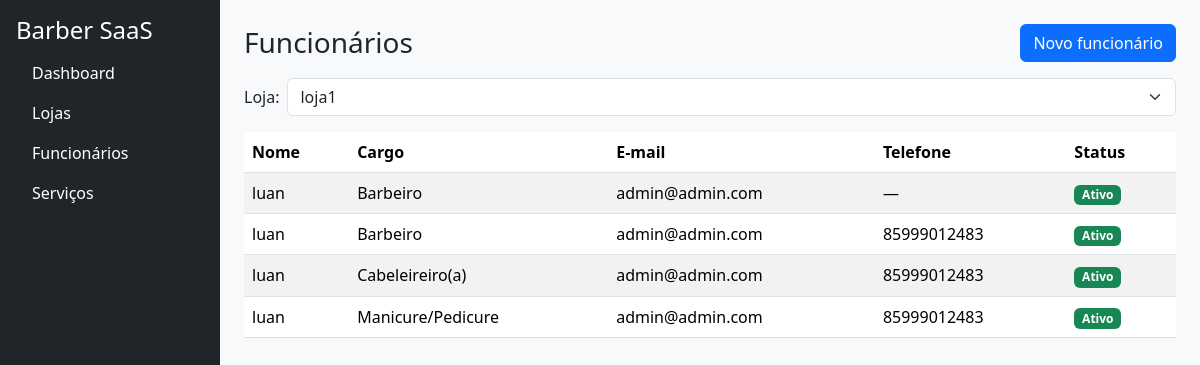
Before: /cadastro/funcionarios/ (signed in) with the older database file.
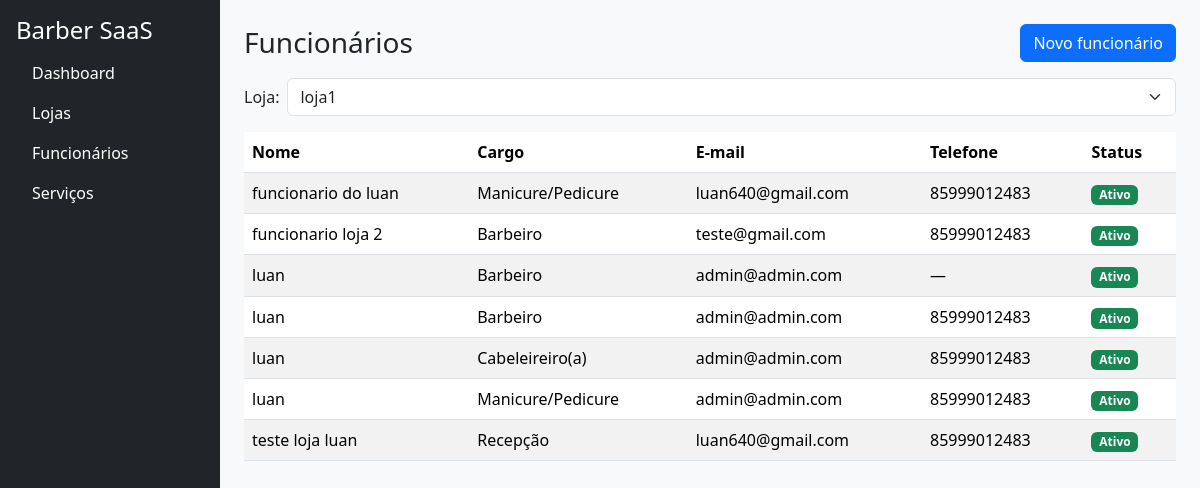
After: the same page with the newer database file.
### apps/cadastro/models.py (models this page shows, shortened)
class Funcionario(models.Model):
    class Cargo(models.TextChoices):
        BARBEIRO = 'barbeiro', 'Barbeiro'
        CABELEIREIRO = 'cabeleireiro', 'Cabeleireiro(a)'
        MANICURE = 'manicure', 'Manicure/Pedicure'
        ESTETICISTA = 'esteticista', 'Esteticista'
        SOMBRANCELHA = 'sobrancelha', 'Designer de Sobrancelha'
        RECEPCAO = 'recepcao', 'Recepção'
        OUTRO = 'outro', 'Outro'
    phone_regex = RegexValidator(
        r'^\+?\d{10,15}$',
        'Informe telefone no formato internacional, ex.: +5585...'
    )
    loja = models.ForeignKey('Loja', on_delete=models.CASCADE, related_name='funcionarios')
    nome = models.CharField(max_length=120)
    cargo = models.CharField(max_length=20, choices=Cargo.choices, default=Cargo.BARBEIRO)
    email = models.EmailField(blank=True, null=True)
    telefone = models.CharField(max_length=17, blank=True, null=True, validators=[phone_regex])
    slug = models.SlugField(max_length=160, blank=True)
    ativo = models.BooleanField(default=True)
    criado_em = models.DateTimeField(auto_now_add=True)
    atualizado_em = models.DateTimeField(auto_now=True)
    class Meta:
        verbose_name = 'Funcionário'
        verbose_name_plural = 'Funcionários'
        unique_together = (('loja', 'slug'),)
        ordering = ('nome',)

### apps/cadastro/views.py (the view, shortened to what this page needs)
# urls.py: path('funcionarios/', views.funcionarios, name='funcionarios'),
@login_required
def funcionarios(request):
    if not getattr(request.user, 'is_owner', False):
        return redirect('accounts:owner_login')
    lojas_qs = request.user.lojas.order_by('nome')
    loja = _get_loja_ativa(request, lojas_qs)
    target = request.headers.get('HX-Target')
    form = FuncionarioForm(lojas=lojas_qs, initial={'loja': loja})
    qs = loja.funcionarios.order_by('nome')
    ctx = {'lojas': lojas_qs, 'loja': loja, 'form': form, 'funcionarios': qs}
    if request.headers.get('HX-Request') and target != 'content':
        return render(request, 'cadastro/partials/funcionarios.html', ctx)
    return render(request, 'cadastro/funcionarios.html', ctx)

### apps/cadastro/forms.py
class FuncionarioForm(forms.ModelForm):
    loja = forms.ModelChoiceField(queryset=Loja.objects.none(), label="Loja")
    class Meta:
        model = Funcionario
        fields = ["loja", "nome", "cargo", "email", "telefone", "ativo"]
        labels = {
            "nome": "Nome",
            "cargo": "Cargo",
            "email": "E-mail",
            "telefone": "Telefone",
            "ativo": "Ativo?",
            "loja": "Loja",
        }
        widgets = {
            "nome": forms.TextInput(attrs={"placeholder": "Ex.: Pedro Alves"}),
            "email": forms.EmailInput(attrs={"placeholder": "exemplo@dominio.com"}),
            "telefone": forms.TextInput(attrs={"placeholder": "+5585..."}),
        }
    def __init__(self, *args, **kwargs):
        lojas = kwargs.pop("lojas", Loja.objects.none())
        super().__init__(*args, **kwargs)
        self.fields["loja"].queryset = lojas

### apps/accounts/models.py (called while the page is built)
    def is_active(self) -> bool:
        return timezone.now() <= self.end_date

### apps/cadastro/models.py (called while the page is built)
    def __str__(self):
        return f"{self.nome} ({self.owner.email})"

### apps/cadastro/views.py (called while the page is built)
def _get_loja_ativa(request, lojas_qs):
    data = request.GET if request.method == 'GET' else request.POST
    loja_id = data.get('loja_filtro') or data.get('loja')
    loja = None
    if loja_id:
        try:
            loja = lojas_qs.filter(id=int(loja_id)).first()
        except (ValueError, TypeError):
            loja = None
    return loja or lojas_qs.first()

### apps/cadastro/templates/cadastro/funcionarios.html (shortened to what this page needs)
{% extends 'accounts/base.html' %}
{% block content %}
<div class="d-flex justify-content-between align-items-center mb-3">
  <h3 class="m-0">Funcionários</h3>
  <button class="btn btn-primary" data-bs-toggle="modal" data-bs-target="#modalFuncionario">
    Novo funcionário
  </button>
</div>
<form id="filtros-func" class="mb-3 d-flex gap-2">
  <label class="form-label m-0 align-self-center">Loja:</label>
  <select name="loja_filtro" class="form-select"
          hx-get="{% url 'cadastro:funcionarios' %}"
          hx-target="#funcionarios-tbody"
          hx-select="#funcionarios-tbody"
          hx-swap="outerHTML"
          hx-indicator="#funcionarios-loading"
          hx-push-url="true"
          hx-trigger="change">
    {% for l in lojas %}
      <option value="{{ l.id }}" {% if loja and l.id == loja.id %}selected{% endif %}>{{ l.nome }}</option>
    {% endfor %}
  </select>
</form>
<div class="table-responsive">
  <table class="table table-striped align-middle">
    <thead>
      <tr><th>Nome</th><th>Cargo</th><th>E-mail</th><th>Telefone</th><th>Status</th></tr>
    </thead>
    {% include 'cadastro/partials/funcionarios.html' %}
  </table>
</div>
{% endblock %}

### apps/accounts/templates/accounts/base.html (shortened to what this page needs)
<!doctype html>
<html lang="pt-br">
<head>
  <link rel="stylesheet" href="https://cdn.jsdelivr.net/npm/bootstrap@5.3.3/dist/css/bootstrap.min.css">
</head>
<body class="bg-light">
<div class="d-flex">
  <nav class="bg-dark text-white p-3" style="min-height:100vh; width:220px;">
    <h4 class="text-white">Barber SaaS</h4>
    <ul class="nav nav-pills flex-column">
      <li class="nav-item">
        <a
          class="nav-link text-white"
          href="{% url 'accounts:owner_dashboard' %}"
          hx-get="{% url 'accounts:owner_dashboard' %}"
          hx-target="#content"
          hx-select="#content"
          hx-push-url="true"
        >Dashboard</a>
      </li>
      <li class="nav-item">
        <a
          class="nav-link text-white"
          href="{% url 'cadastro:owner_shops' %}"
          hx-get="{% url 'cadastro:owner_shops' %}"
          hx-target="#content"
          hx-select="#content"
          hx-push-url="true"
        >Lojas</a>
      </li>
      <li class="nav-item">
        <a
          class="nav-link text-white"
          href="{% url 'cadastro:funcionarios' %}"
          hx-get="{% url 'cadastro:funcionarios' %}"
          hx-target="#content"
          hx-select="#content"
          hx-push-url="true"
        >Funcionários</a>
      </li>
      <li class="nav-item">
        <a
          class="nav-link text-white"
          href="{% url 'cadastro:servicos' %}"
          hx-get="{% url 'cadastro:servicos' %}"
          hx-target="#content"
          hx-select="#content"
          hx-push-url="true"
        >Serviços</a>
      </li>
    </ul>
  </nav>
  <main class="flex-grow-1 p-4" id="content">
    {% block content %}{% endblock %}
  </main>
</div>
</body>
</html>

### apps/cadastro/templates/cadastro/partials/funcionarios.html
<tbody id="funcionarios-tbody">
  {% for f in funcionarios %}
  <tr>
    <td>{{ f.nome }}</td>
    <td>{{ f.get_cargo_display }}</td>
    <td>{{ f.email|default:"—" }}</td>
    <td>{{ f.telefone|default:"—" }}</td>
    <td>
      {% if f.ativo %}<span class="badge bg-success">Ativo</span>
      {% else %}<span class="badge bg-secondary">Inativo</span>{% endif %}
    </td>
  </tr>
  {% empty %}
  <tr><td colspan="5" class="text-muted">Nenhum funcionário ainda.</td></tr>
  {% endfor %}
</tbody>

Changed rows visible on the page:
added Funcionario: nome "funcionario do luan", cargo "Manicure/Pedicure", email "luan640@gmail.com", telefone "85999012483", ativo "Ativo"
added Funcionario: nome "funcionario loja 2", cargo "Barbeiro", email "teste@gmail.com", telefone "85999012483", ativo "Ativo"
added Funcionario: nome "teste loja luan", cargo "Recepção", email "luan640@gmail.com", telefone "85999012483", ativo "Ativo"
